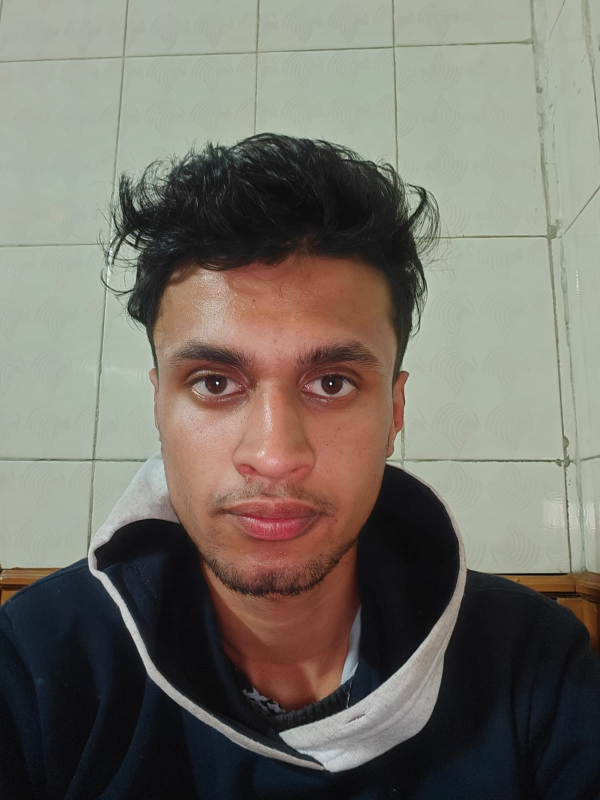
#> input picture dataset/Harsh/2.png, 1200 x 1599 px, given in place of the camera (shown at 1/2 size)
$ python main.py
#> lines starting #> are read from the running program, lines starting #| are printed output that depends on the picture; after the words box and inside, x2 and y2 are one past the last pixel; in counts of white or black regions, pixels touching at a corner belong together
import cv2
import numpy as np
import pandas as pd
import os
from datetime import datetime

# ----------------------------
# PATH SETUP
# ----------------------------
BASE_DIR = os.path.dirname(os.path.abspath(__file__))

model_path = os.path.join(BASE_DIR, "face_model.yml")
labels_path = os.path.join(BASE_DIR, "labels.npy")
attendance_path = os.path.join(BASE_DIR, "..", "attendance", "attendance.csv")

# ----------------------------
# LOAD MODEL & LABELS
# ----------------------------
model = cv2.face.LBPHFaceRecognizer_create()
model.read(model_path)

labels = np.load(labels_path, allow_pickle=True).item()
#> (reads src/labels.npy from the repository)

# ----------------------------
# FACE DETECTOR
# ----------------------------
face_cascade = cv2.CascadeClassifier(
    cv2.data.haarcascades + "haarcascade_frontalface_default.xml"
)

# ----------------------------
# CAMERA START
# ----------------------------
cap = cv2.VideoCapture(0)
attendance = {}

print("CAMERA STARTED")

while True:
    ret, frame = cap.read()
#> frame is the input picture: shape (1599, 1200, 3); mean B, G, R 104.2, 113.7, 117.5
    if not ret:
        break

    gray = cv2.cvtColor(frame, cv2.COLOR_BGR2GRAY)
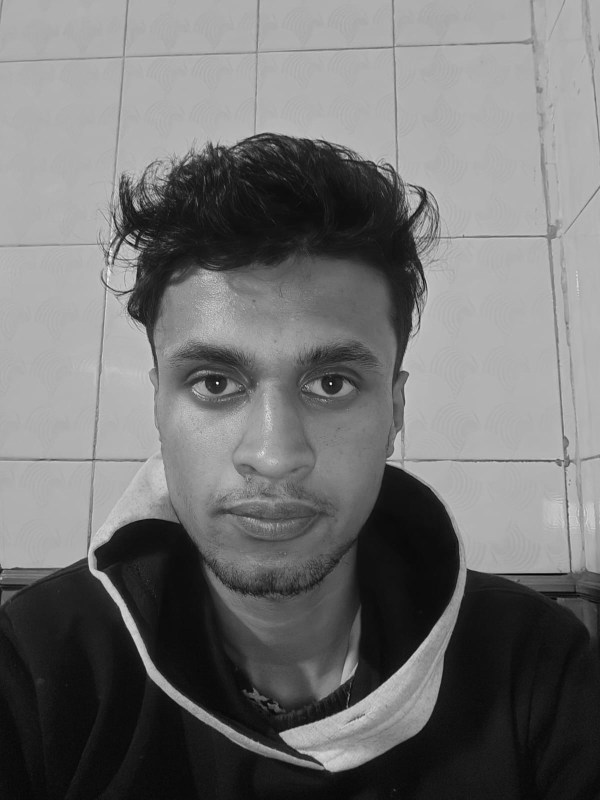
#> gray: shape (1599, 1200) (shown at 1/2 size); min 1, max 255, mean 113.7

    faces = face_cascade.detectMultiScale(
        gray,
        scaleFactor=1.3,
        minNeighbors=5
    )
#> faces = [[221, 525, 655, 655]]

    for (x, y, w, h) in faces:
        roi = gray[y:y+h, x:x+w]
        roi = cv2.resize(roi, (200, 200))

        label, confidence = model.predict(roi)

        name = "Unknown"

        if confidence < 80:
            name = labels[label]

            if name not in attendance:
                attendance[name] = datetime.now().strftime("%H:%M:%S")

        cv2.rectangle(frame, (x, y), (x+w, y+h), (0, 255, 0), 2)
        cv2.putText(
            frame,
            f"{name}",
            (x, y-10),
            cv2.FONT_HERSHEY_SIMPLEX,
            0.9,
            (0, 255, 0),
            2
        )
#> this loop made 1 pass
#> (x, y, w, h, label, confidence, name) on pass 1: (221, 525, 655, 655, 0, 74.38, 'Harsh')
#> pass 1, `roi = gray[y:y+h, x:x+w]`:
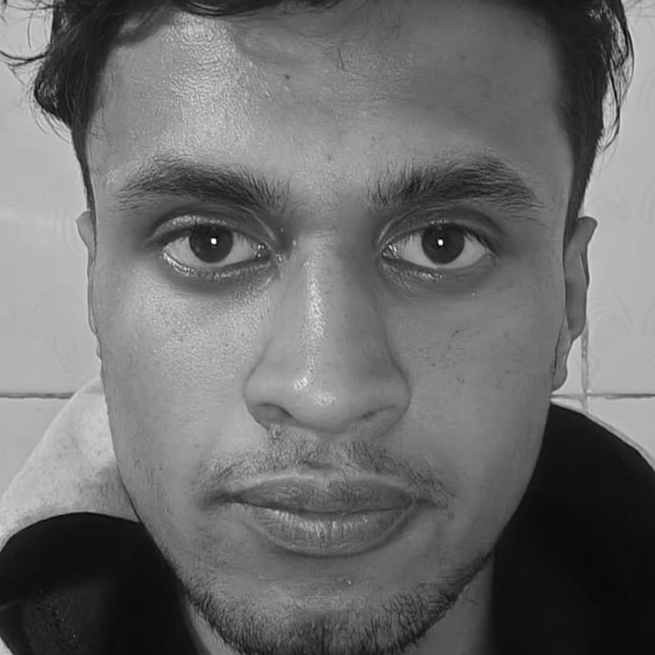
#> roi: shape (655, 655); min 1, max 255, mean 108.6
#> after the loop:
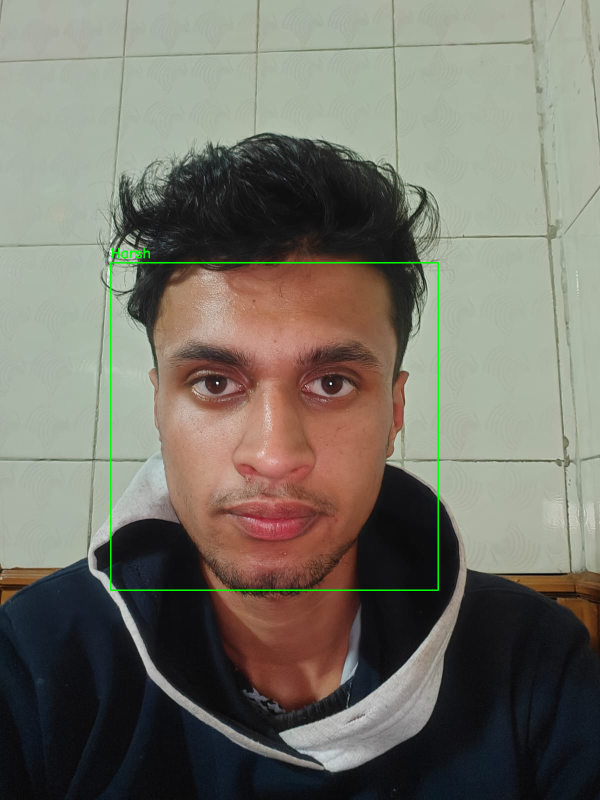
#> frame: shape (1599, 1200, 3) (shown at 1/2 size); 0.44% of pixels changed, all inside (x1, y1, x2, y2) = (220, 495, 878, 1182)
#> after the loop, attendance = {'Harsh': '10:54:15'}

    cv2.imshow("Video Call Attendance System", frame)

    # PRESS q TO EXIT
    if cv2.waitKey(1) & 0xFF == ord("q"):
#> (key q is pressed here)
        break

# ----------------------------
# CAMERA STOP
# ----------------------------
cap.release()
cv2.destroyAllWindows()

# ----------------------------
# SAVE ATTENDANCE
# ----------------------------
if attendance:
    df = pd.DataFrame(list(attendance.items()), columns=["Name", "Time"])
#> df = table of 1 rows and 2 columns
    df["Date"] = datetime.now().strftime("%Y-%m-%d")
#> (the run stopped early here; a loop or call above may not have finished)
